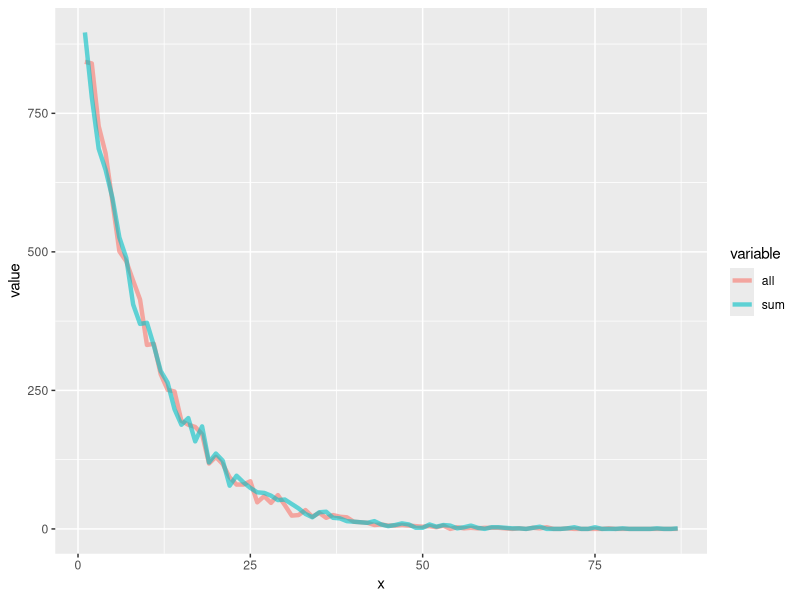
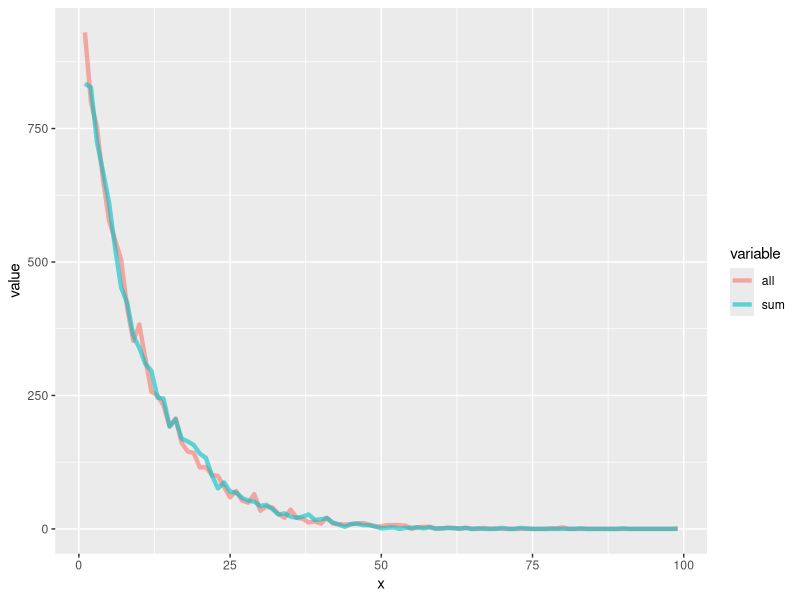
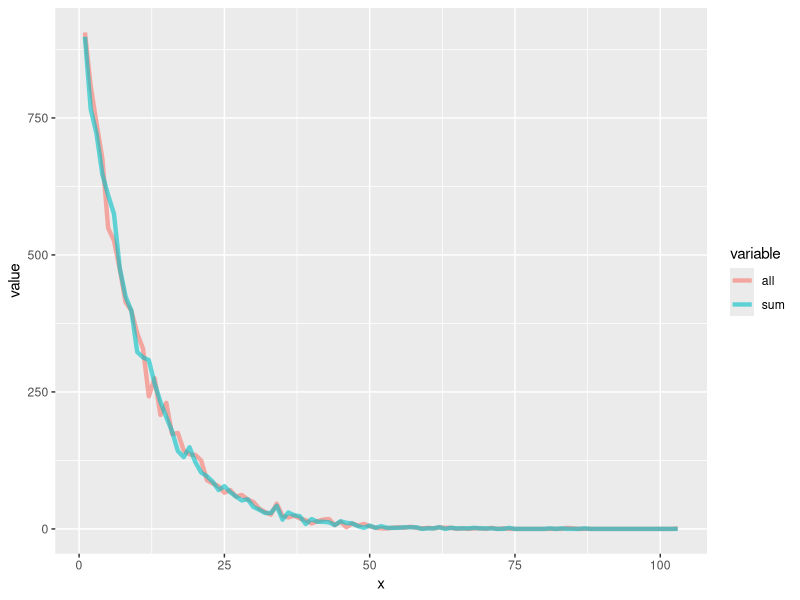
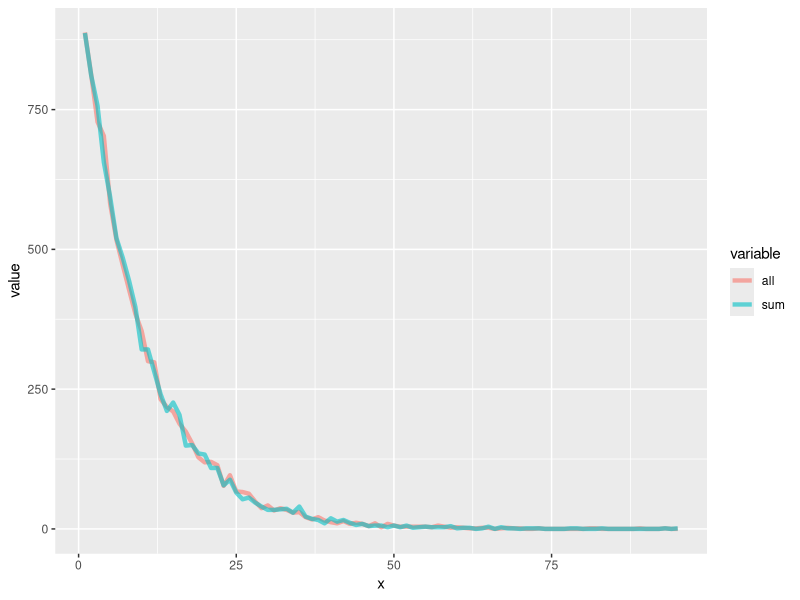
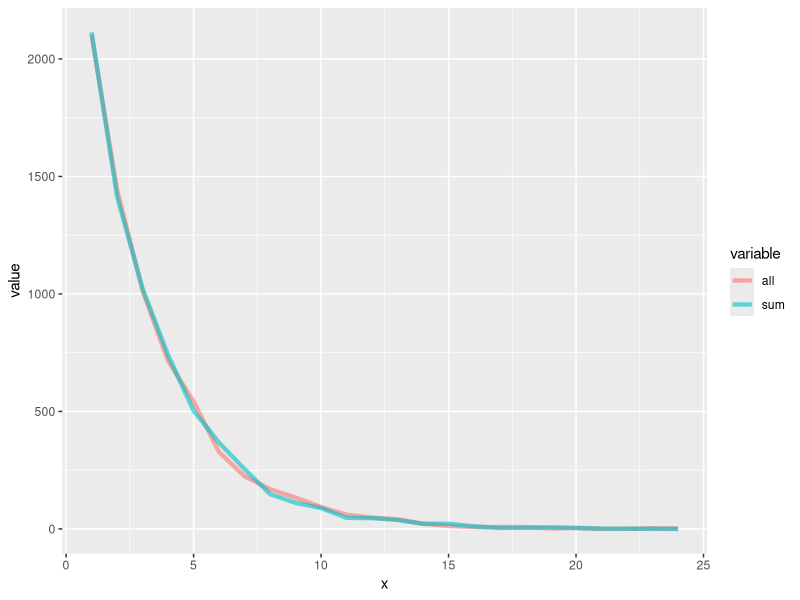
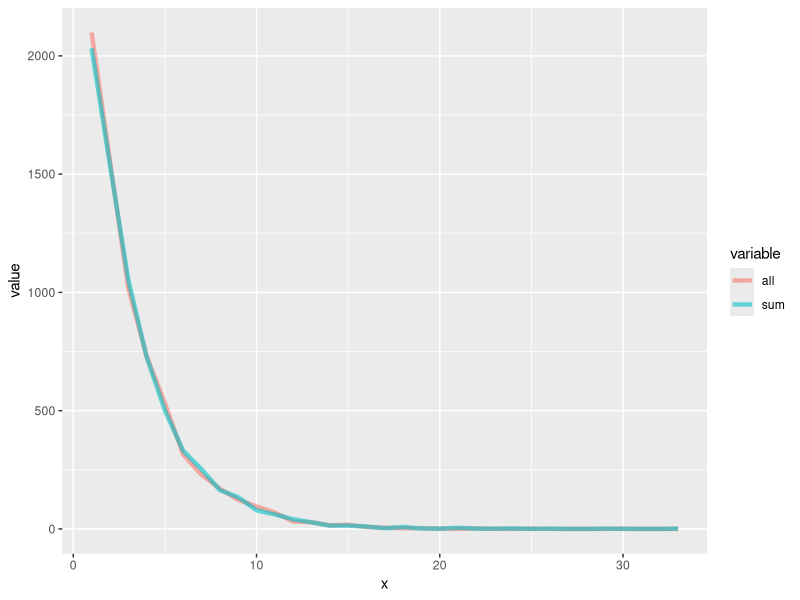
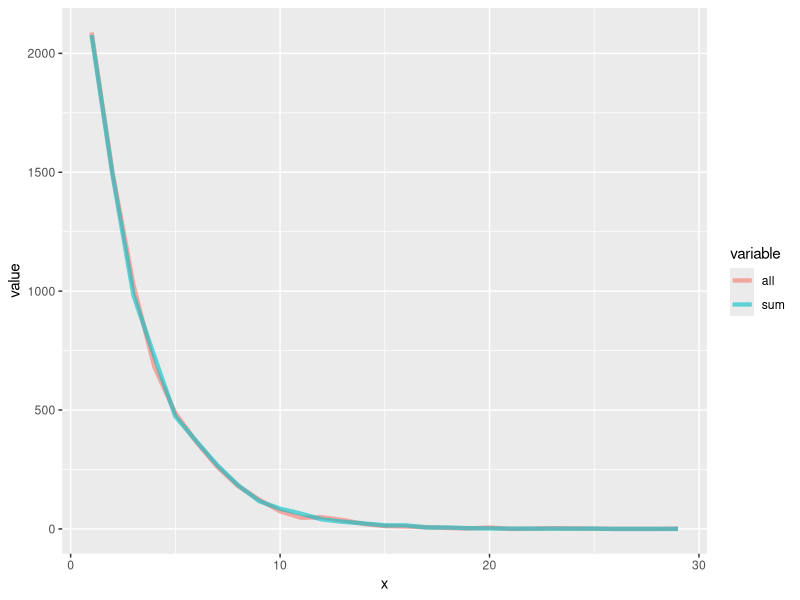
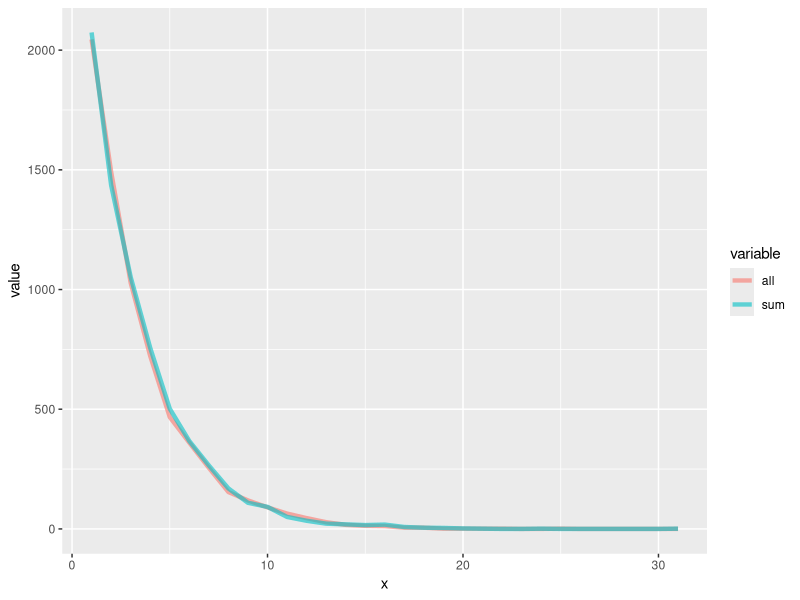

Generate these figures, in order, with R:
library(ggplot2)
library(reshape2)

for (size in seq(1, 9, 2)) {
    for (prob in seq(0.1, 0.9, 0.2)) {
        for (k in seq(2, 5)) {
            n <- 10000
            y_all <- rnbinom(n, size=size, prob=prob)
            y_sum <- rowSums(replicate(k, rnbinom(n, size=size/k, prob=prob)))

            table_all <- tabulate(y_all)
            table_sum <- tabulate(y_sum)
            max_count <- max(length(table_all), length(table_sum))
            table_all <- append(table_all, rep(0, max_count - length(table_all)))
            table_sum <- append(table_sum, rep(0, max_count - length(table_sum)))

            df <- data.frame(all=table_all, sum=table_sum)
            df$x <- 1:NROW(df)
            df <- melt(df, c('x'))
            g <- ggplot(df, aes(x=x, y=value, color=variable))
            g <- g + geom_line(position = 'identity', size=1.5, alpha=0.6)
            plot(g)
        }
    }
}
